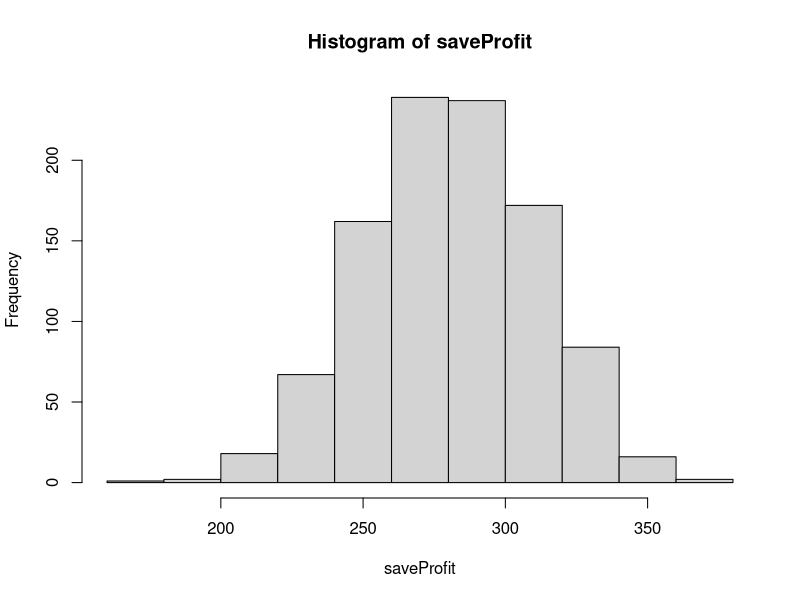
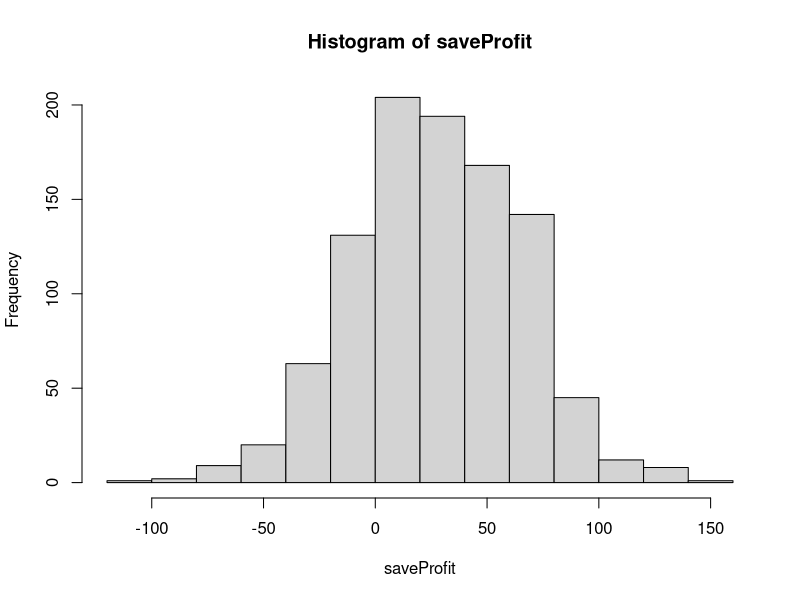
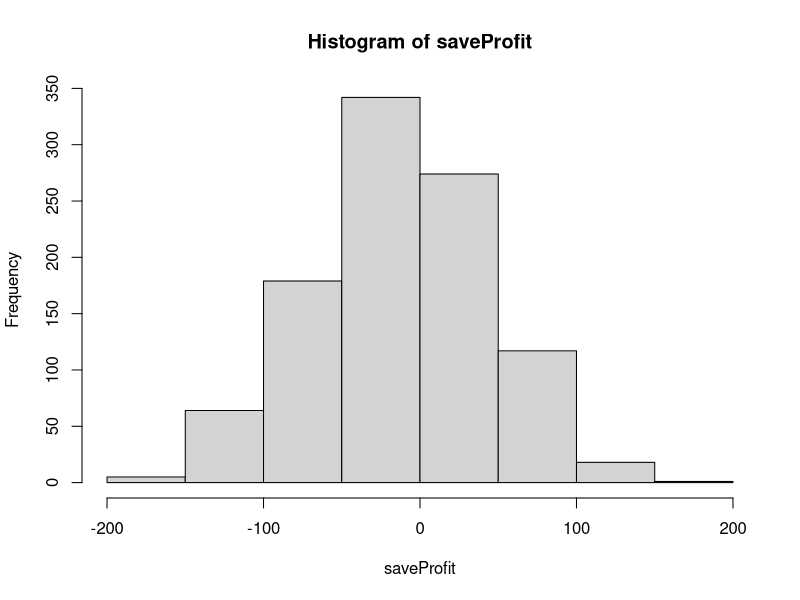

Write R code to recreate these figures, in order.
## ---- chunk 1
knitr::opts_chunk$set(echo = TRUE)
require(tidyverse)
require(tidyverse)
require(knitr)
## ---- chunk 2
days=1:365
saveProfit=vector("numeric")
for(run in 1:1000){
  

profit=0
for(i in 1:637){
  bdays=sample(days,size=35,replace=TRUE)
  n=length(unique(bdays))
  if(n<35){
    profit=profit+1
  } else{profit=profit-2}
}
saveProfit[run]=profit
}

## ---- chunk 3
hist(saveProfit)
## ---- chunk 4
sortProfit=sort(saveProfit)
print(sortProfit[25])
print(sortProfit[975])
## ---- chunk 5
days=1:365
saveProfit=vector("numeric")
for(run in 1:1000){
  

profit=0
for(i in 1:637){
  bdays=sample(days,size=29,replace=TRUE)
  n=length(unique(bdays))
  if(n<29){
    profit=profit+1
  } else{profit=profit-2}
}
saveProfit[run]=profit
}

## ---- chunk 6
hist(saveProfit)
## ---- chunk 7
days=1:365
saveProfit=vector("numeric")
for(run in 1:1000){
  

profit=0
for(i in 1:637){
  bdays=sample(days,size=35,replace=TRUE)
  n=length(unique(bdays))
  if(n<35){
    profit=profit+1
  } else{profit=profit-4.5}
}
saveProfit[run]=profit
}

## ---- chunk 8
hist(saveProfit)
